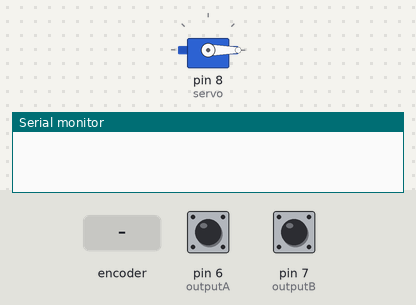
Recording of a sketch running on a simulated Arduino Uno, built with avr-gcc and run on an emulated ATmega328P. Parts: servo, the last lines printed to the serial monitor. The inputs (shaded band) are chosen by the test bench; at power-on: pin 6 (outputA) HIGH, pin 7 (outputB) HIGH.

Above: at 1.2 s.
1.3 s: rotary encoder on pin 6 (outputA) / pin 7 (outputB) turned 1 step (first pin leading)
At 1.75 s:
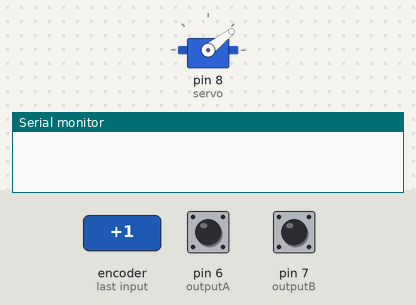
At 4.16 s:
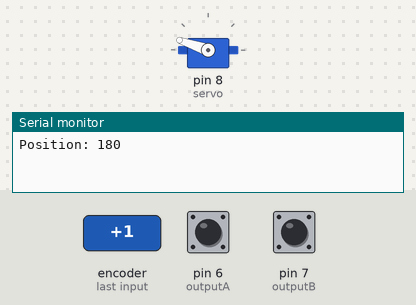
Timing chart, 0 to 8.0 s (numbered marks = the images above; inputs shaded):
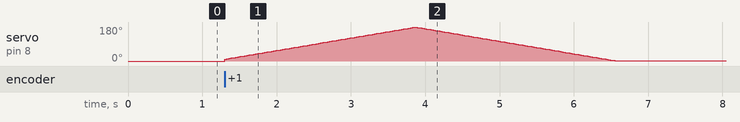

Measured:
- after the input at 1.3 s, servo on pin 8 (servo): rises from 0° to 179° in 2.5 s, then falls to 1° in 2.7 s

The sketch:

Encode_Servo.ino
```cpp
#include <Servo.h>
Servo servo;
int angle = 0;
#define outputA 6
 #define outputB 7
//int servo=8;
 int counter = 0;
 int aState;
 int aLastState;

 void setup() {
   pinMode (outputA,INPUT);
   pinMode (outputB,INPUT);
   servo.attach(8);
  servo.write(angle);

   Serial.begin (9600);
   // Reads the initial state of the outputA
   aLastState = digitalRead(outputA);
 }

 void loop() {
   aState = digitalRead(outputA); // Reads the "current" state of the outputA
   // If the previous and the current state of the outputA are different, that means a Pulse has occured
   if (aState != aLastState){
     // If the outputB state is different to the outputA state, that means the encoder is rotating clockwise
     if (digitalRead(outputB) != aState) {
       counter ++;
       counter=180;
       for(angle = 10; angle < counter; angle++)
       {
        servo.write(angle);
    delay(15);
       }
     } else {
       counter --;
       for(angle = counter; angle > 0; angle--)
       {
        servo.write(angle);
    delay(15);
       }
     }
     Serial.print("Position: ");
     Serial.println(counter);
   }
   aLastState = aState; // Updates the previous state of the outputA with the current state
 }
```
